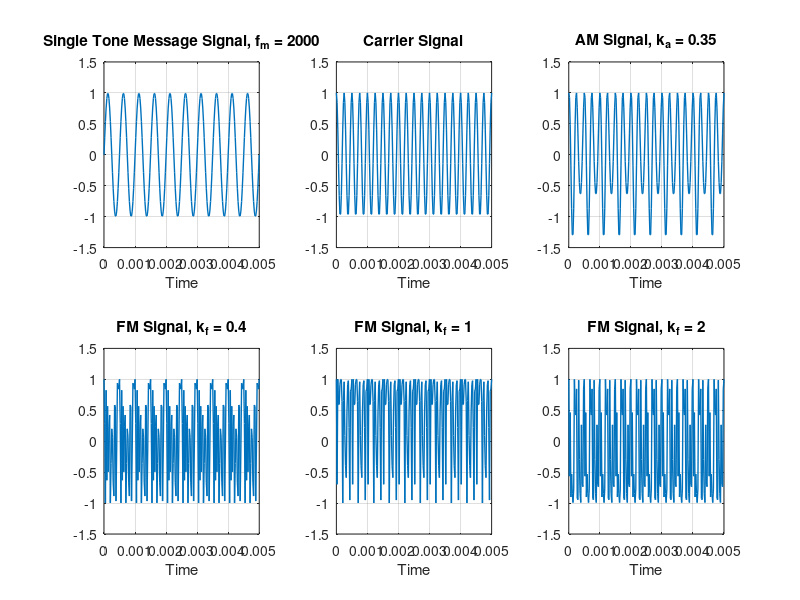
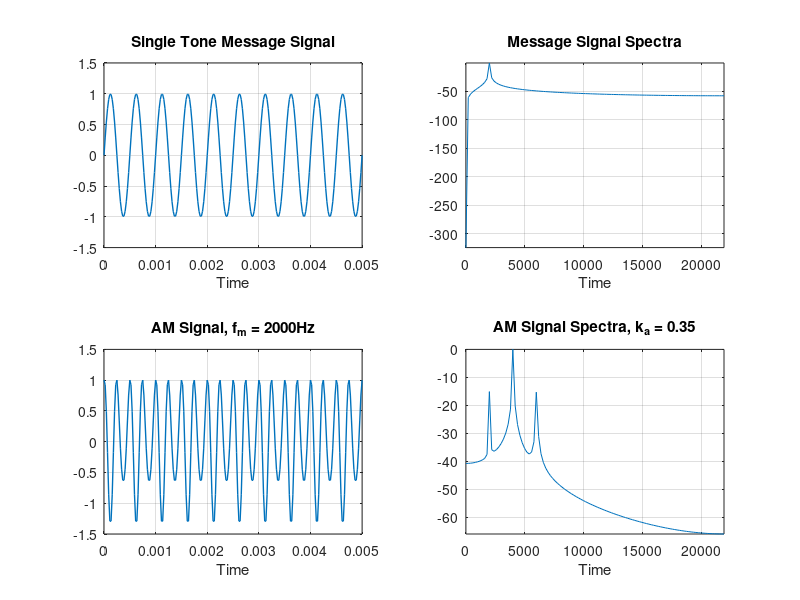
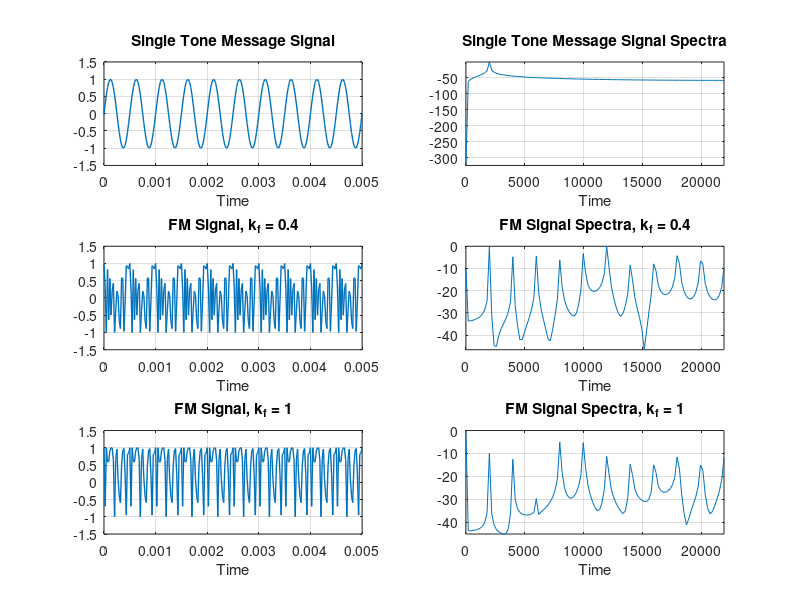
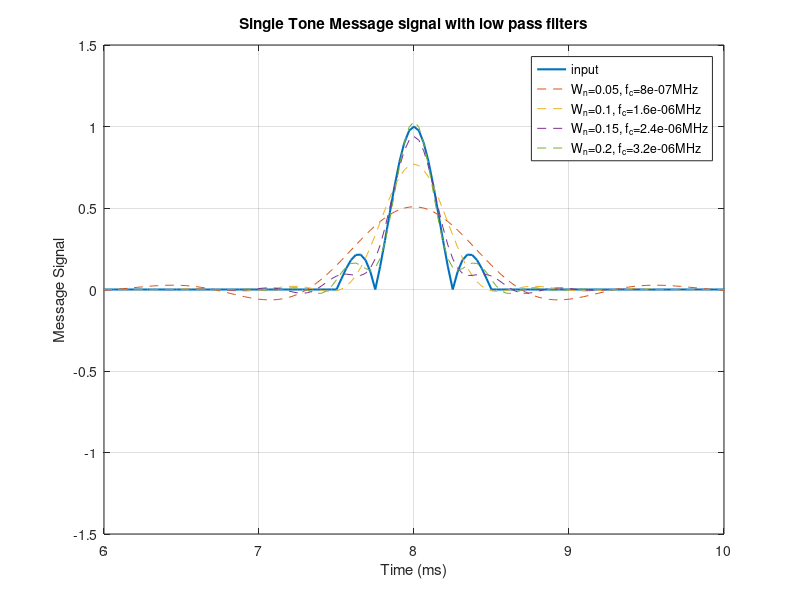

Here is the MATLAB script that generated these plots, in order:
%% Kevin Mahabeer | ECET 480 | Homework 1
clear all; close all; clc;
%% 1.
%{
The minimum carrier frequency is the bandwidth of the message signal.
%}

%% 2.
%{
Generate AM and FM signals (AM index = 0.35 and FM index of 0.4, 1, 2). 
Compare the spectra and obtain the bandwidths in each case. Use a single 
tone signal of 2 KHz. Choose an appropriate carrier frequency. 
[Examples available in notes].
%}

%% 2. Generate Signals
clear; clc; 

fm = 2e3; % message frequency
fc = 2*fm; % carrier frequency
fs = fc+20*fm; % sampling frequency

Ts = 1/fs; % period
t = 0:Ts:0.005; % time vector

% Single tone message signal (fm = 2kHz)
m = sin(2*pi*fm*t);

% Carrier Signal
A0 = 1; % carrier amplitude
c = A0*cos(2*pi*fc*t); 

% Amplitude Modulated Signal
ka = 0.35;
sAM = A0*(1+ka.*m).*cos(2*pi*fc*t);

% Frequency Modulated Signal
% FM index = 0.4
kf1 = 0.4;
sFM1 = A0*cos(2*pi*(fc.*t)+2*pi*kf1*cumsum(m));

% FM index = 1
kf2 = 1;
sFM2 = A0*cos(2*pi*(fc.*t)+2*pi*kf2*cumsum(m));

% FM index = 2
kf3 = 2;
sFM3 = A0*cos(2*pi*(fc.*t)+2*pi*kf3*cumsum(m));

%% 2. Plot signals

% Plot message and carrier signals
figure;
subplot(2,3,1)
plot(t,m,'Linewidth',1)
grid on; xlim([0 t(end)]); ylim([-1.5 1.5]);
xlabel('Time'); %ylabel('Message Signal')
title(['Single Tone Message Signal, f_m = ',num2str(fm)])

subplot(2,3,2)
plot(t,c,'Linewidth',1)
grid on; xlim([0 t(end)]); ylim([-1.5 1.5]);
xlabel('Time'); %ylabel('Carrier Signal')
title('Carrier Signal')

% Plot Amplitude Modulation
subplot(2,3,3)
plot(t,sAM,'Linewidth',1)
grid on; xlim([0 t(end)]); ylim([-1.5 1.5]);
xlabel('Time'); %ylabel('AM Signal')
title(['AM Signal, k_a = ',num2str(ka)])

% 2. Plot Frequency Modulation
subplot(2,3,4)
plot(t,sFM1,'Linewidth',1)
grid on; xlim([0 t(end)]); ylim([-1.5 1.5]);
xlabel('Time'); %ylabel('FM Signal')
title(['FM Signal, k_f = ',num2str(kf1)])

subplot(2,3,5)
plot(t,sFM2,'Linewidth',1)
grid on;  xlim([0 t(end)]); ylim([-1.5 1.5]);
xlabel('Time'); %ylabel('FM Signal')
title(['FM Signal, k_f = ',num2str(kf2)])

subplot(2,3,6)
plot(t,sFM3,'Linewidth',1)
grid on; xlim([0 t(end)]); ylim([-1.5 1.5]);
xlabel('Time'); %ylabel('FM Signal')
title(['FM Signal, k_f = ',num2str(kf3)])

%% 2. Spectrum of message signal

N = length(m); % length of message signal (Same for carrier and AM, FM)
n = 6;
W=[0.05,0.1,0.15,0.2];
Ws = 2.*pi/Ts; % Angular frequency resolution (rad/s)
fMax = 0.5*Ws/(2*pi);
Ww = Ws*(0:N/2.)/N; % Angular frequency (rad/s)
Wf = (1/(2*pi))*Ww;

% Message Spectra
FBm = fft(m); % FFT
FBPm = FBm(1:N/2+1)*Ts;
FBm = FBPm/max(abs(FBPm));

% AM Spectra
FBa = fft(sAM); % FFT
FBPa = FBa(1:N/2+1)*Ts;
FBa = FBPa/max(abs(FBPa));

% FM1 Spectra
FBf1 = fft(sFM1); % FFT
FBPf1 = FBf1(1:N/2+1)*Ts;
FBf1 = FBPf1/max(abs(FBPf1));

% FM2 Spectra
FBf2 = fft(sFM2); % FFT
FBPf2 = FBf2(1:N/2+1)*Ts;
FBf2 = FBPf2/max(abs(FBPf2));

%% Plot signal v. spectrum of message and AM
% Message v. Message Spectra
figure;
subplot(2,2,1)
plot(t,m,'Linewidth',1)
grid on; xlim([0 t(end)]); ylim([-1.5 1.5]);
xlabel('Time'); %ylabel('Message Signal')
title('Single Tone Message Signal')

subplot(2,2,2)
plot(Wf,20*log10(abs(FBm)))
grid on; axis tight; %xlim([0 t(end)]); ylim([-1.5 1.5]);
xlabel('Time'); %ylabel('Message Signal')
title('Single Tone Message Signal Spectra')

% AM v. AM Spectra
subplot(2,2,3)
plot(t,sAM,'Linewidth',1)
grid on; xlim([0 t(end)]); ylim([-1.5 1.5]);
xlabel('Time'); %ylabel('Message Signal')
title(['AM Signal, f_m = ',num2str(fm),'Hz'])

subplot(2,2,2)
plot(Wf,20*log10(abs(FBm)))
grid on; axis tight; %xlim([0 t(end)]); ylim([-1.5 1.5]);
xlabel('Time'); %ylabel('Message Signal')
title('Message Signal Spectra')

% AM v. AM Spectra
subplot(2,2,4)
plot(Wf,20*log10(abs(FBa)))
grid on; axis tight; %xlim([0 t(end)]); ylim([-1.5 1.5]);
xlabel('Time'); %ylabel('Message Signal')
title(['AM Signal Spectra, k_a = ',num2str(ka)])

%% Plot signal v. spectrum of message and FM
% Message v. Message Spectra
figure;
subplot(3,2,1)
plot(t,m,'Linewidth',1)
grid on; xlim([0 t(end)]); ylim([-1.5 1.5]);
xlabel('Time'); %ylabel('Message Signal')
title('Single Tone Message Signal')

subplot(3,2,2)
plot(Wf,20*log10(abs(FBm)))
grid on; axis tight; %xlim([0 t(end)]); ylim([-1.5 1.5]);
xlabel('Time'); %ylabel('Message Signal')
title(['Single Tone Message Signal Spectra'])

% FM v FM Spectra f_k1
subplot(3,2,3)
plot(t,sFM1,'Linewidth',1)
grid on; xlim([0 t(end)]); ylim([-1.5 1.5]);
xlabel('Time'); %ylabel('FM Signal')
title(['FM Signal, k_f = ',num2str(kf1)])

subplot(3,2,4)
plot(Wf,20*log10(abs(FBf1)))
grid on; axis tight; %xlim([0 t(end)]); ylim([-1.5 1.5]);
xlabel('Time'); %ylabel('Message Signal')
title(['FM Signal Spectra, k_f = ',num2str(kf1)])

% FM v FM Spectra f_k2
subplot(3,2,5)
plot(t,sFM2,'Linewidth',1)
grid on; xlim([0 t(end)]); ylim([-1.5 1.5]);
xlabel('Time'); %ylabel('FM Signal')
title(['FM Signal, k_f = ',num2str(kf2)])

subplot(3,2,6)
plot(Wf,20*log10(abs(FBf2)))
grid on; axis tight; %xlim([0 t(end)]); ylim([-1.5 1.5]);
xlabel('Time'); %ylabel('Message Signal')
title(['FM Signal Spectra, k_f = ',num2str(kf2)])


%% 3.a) Low Pass Filter
clear;

n = 6;
W = [0.05, 0.1, 0.15, 0.2];

T = 1; % Pulse duration
fs = 32/T; % sampling frequency
Ts = 1/fs; % sampling period
N = 4096; % Number of points used for N-pt DFT
t = [0:N-1]*Ts; % N time samples

% Message Signal
m = abs(sinc(4.*(t-8*T))).*rectpuls(t-8*T,T);

% Plot original signal 
figure;
plot(t/T,m,'Linewidth',1.5)
grid on; hold on;
xlim([6 10]); ylim([-1.5 1.5]);
title('Single Tone Message signal with low pass filters')
xlabel('Time (ms)'); ylabel('Message Signal');

% Plot filtered signals
for k = 1:4
    [B,A] = butter(n,W(k));
    mOut = filtfilt(B,A,m);
    plot(t/T,mOut,'--')
    grid on; hold on;
    xlim([6 10]);
    ylim([-1.5 1.5]);
end

legend('input',...
    ['W_n=',num2str(W(1)),', f_c=',num2str(W(1)*fs*1e-6/2),'MHz'],... 
    ['W_n=',num2str(W(2)),', f_c=',num2str(W(2)*fs*1e-6/2),'MHz'],... 
    ['W_n=',num2str(W(3)),', f_c=',num2str(W(3)*fs*1e-6/2),'MHz'],... 
    ['W_n=',num2str(W(4)),', f_c=',num2str(W(4)*fs*1e-6/2),'MHz'],... 
    'location','best');

hold off;

%% 3.b) Modulation

T = 1e-3; % pulse duration
fm = 1/T;
f0 = 10/T; 
fs = 32/T; %sampling rate
Ts = 1/fs; % sampling interval

% Carrier Signal
A0 = 1;
c = A0*cos(2*pi*f0*t);

% Amplitude Modulated Signal
ka = 0.35;
sAM = A0*(1+ka.*m).*cos(2*pi*f0*t);

% Frequency Modulated Signal
kf = 0.7;
sFM4 = A0*cos(2*pi*(f0.*t)+2*pi*kf*cumsum(m));

% Plot signals
figure;
subplot(2,2,1)
plot(t,m,'Linewidth',2)
grid on; xlim([7 9]); ylim([-1.5 1.5]);
xlabel('Time'); ylabel('Message Signal')
title('Message Signal')

subplot(2,2,2)
plot(t,c,'Linewidth',1)
grid on; xlim([7 9]); ylim([-1.5 1.5]);
xlabel('Time'); ylabel('Carrier Signal')
title('Carrier Signal')

subplot(2,2,3)
plot(t,sAM,'Linewidth',1)
grid on; xlim([7 9]); ylim([-1.5 1.5]);
xlabel('Time'); ylabel('AM Signal')
title('AM Signal')

subplot(2,2,4)
plot(t,sFM4,'Linewidth',1)
grid on; xlim([7 9]); ylim([-1.5 1.5]);
xlabel('Time'); ylabel('FM Signal')
title('FM Signal')

%% 3.b) Spectrum (no noise)
N = length(m); % length of message signal (Same for carrier and AM, FM)

n = 6;
W = [0.05,0.1,0.15,0.2];
Ws = 2.*pi/Ts; % Angular frequency resolution (rad/s)
fMax = 0.5*Ws/(2*pi);
Ww = Ws*(0:N/2.)/N; % Angular frequency (rad/s)
Wf = (1/(2*pi))*Ww;

% Message Spectra
FBm = fft(m); % FFT
FBPm = FBm(1:N/2+1)*Ts;
FBm = FBPm/max(abs(FBPm));

% Carrier Spectra
FBc = fft(c); % FFT
FBPc = FBc(1:N/2+1)*Ts;
FBc = FBPc/max(abs(FBPc));

% AM Spectra
FBa = fft(sAM); % FFT
FBPa = FBa(1:N/2+1)*Ts;
FBa = FBPa/max(abs(FBPa));

% FM1 Spectra
FBf1 = fft(sFM4); % FFT
FBPf1 = FBf1(1:N/2+1)*Ts;
FBf1 = FBPf1/max(abs(FBPf1));

%% 3.b) Plot (no noise)

figure;
subplot(2,2,1)
plot(Wf,20*log10(abs(FBm)))
grid on; axis tight; %xlim([0 t(end)]); ylim([-1.5 1.5]);
xlabel('Time'); %ylabel('Message Signal')
title('Message Signal Spectra')

subplot(2,2,2)
plot(Wf,20*log10(abs(FBc)))
grid on; axis tight; %xlim([0 t(end)]); ylim([-1.5 1.5]);
xlabel('Time'); %ylabel('Message Signal')
title('Carrier Signal Spectra')

subplot(2,2,3)
plot(Wf,20*log10(abs(FBa)))
grid on; axis tight; %xlim([0 t(end)]); ylim([-1.5 1.5]);
xlabel('Time'); %ylabel('Message Signal')
title(['AM Signal Spectra, k_a = ',num2str(ka)])

subplot(2,2,4)
plot(Wf,20*log10(abs(FBf1)))
grid on; axis tight; %xlim([0 t(end)]); ylim([-1.5 1.5]);
xlabel('Time'); %ylabel('Message Signal')
title(['FM Signal Spectra, k_f = ',num2str(kf)])

%% 3.b) Demodulation (no noise)

figure;
subplot(221)
plot(t,m,'Linewidth',2)
grid on; xlim([7 9]); ylim([-1.5 1.5]);
xlabel('Time'); ylabel('Message Signal')
title('Original Signal')

subplot(222)
demodAM = 6*(sAM.*cos(t*f0));
[B,A] = butter(20, .422, 'low');
filteredAM = filtfilt(B,A,demodAM);
plot(t,filteredAM,'Linewidth',2)
grid on; xlim([7 9]); ylim([-1.5 1.5]);
xlabel('Time'); ylabel('Message Signal')
title('Detected AM signal')

subplot(223)
der = [0, diff(sFM4)];
envelopFM = 2*abs(der);
[B,A] = butter(25, .7, 'low');
filteredFM = filtfilt(B,A,envelopFM);
plot(t,filteredFM,'Linewidth',2)
grid on; xlim([7 9]); ylim([-1.5 1.5]);
xlabel('Time'); ylabel('Message Signal')
title({'Detected FM signal','(Differentiator)'})

subplot(224)
hill = hilbert(sFM4);
rHill = unwrap(angle(hill.*exp(1i*2*pi*f0*t)));
rHill = [0, diff(rHill)];
[B,A] = butter(25, .7, 'low');
filteredHillFM = filtfilt(B,A,rHill);
plot(t,filteredHillFM,'Linewidth',2)
grid on; xlim([7 9]); ylim([-1.5 1.5]);
xlabel('Time'); ylabel('Message Signal')
title({'Detected FM signal','(using pre-envelope)'})

%% 3.b) Adding noise
clear;

n = 6;
W = [0.05, 0.1, 0.15, 0.2];

T = 1; % Pulse duration
fs = 32/T; % sampling frequency
Ts = 1/fs; % sampling period
N = 4096; % Number of points used for N-pt DFT

t = [0:N-1]*Ts; % N time samples

m = abs(sinc(4.*(t-8*T))).*(rectpuls(t-8*T,T)+0.2*randn(1,N));

T = 1e-3; % pulse duration
% fm = 1/T;
f0 = 10/T;
fs = 32/T; %sampling rate
Ts = 1/fs; % sampling interval

% Carrier Signal
A0 = 1;
c = A0*cos(2*pi*f0*t);

% Amplitude Modulated Signal
ka = 0.35;
sAM = A0*(1+ka.*m).*cos(2*pi*f0*t);

% Frequency Modulated Signal
kf = 0.7;
sFM4 = A0*cos(2*pi*(f0.*t)+2*pi*kf*cumsum(m));

figure;
subplot(2,2,1)
plot(t,m,'Linewidth',2)
grid on; xlim([7 9]); ylim([-1.5 1.5]);
xlabel('Time'); ylabel('Message Signal')
title('Message Signal')

subplot(2,2,2)
plot(t,c,'Linewidth',1.5)
grid on; xlim([7 9]); ylim([-1.5 1.5]);
xlabel('Time'); ylabel('Carrier Signal')
title('Carrier Signal')

subplot(2,2,3)
plot(t,sAM,'Linewidth',1.5)
grid on; xlim([7 9]); ylim([-1.5 1.5]);
xlabel('Time'); ylabel('AM Signal')
title('AM Signal')

subplot(2,2,4)
plot(t,sFM4,'Linewidth',0.25)
grid on; xlim([7 9]); ylim([-1.5 1.5]);
xlabel('Time'); ylabel('FM Signal')
title('FM Signal')

%% Demodulate Signal With Noise

figure;
subplot(221)
plot(t,m,'Linewidth',2)
grid on; xlim([7 9]); ylim([-1.5 1.5]);
xlabel('Time'); ylabel('Message Signal')
title('Input Signal')

subplot(222)
demodAM = 6*(sAM.*cos(t*f0));
[B,A] = butter(20, .422, 'low');
filteredAM = filtfilt(B,A,demodAM);
plot(t,filteredAM,'Linewidth',2)
grid on; xlim([7 9]); ylim([-1.5 1.5]);
xlabel('Time'); ylabel('Message Signal')
title('Detected AM Signal')

subplot(223)
der = [0, diff(sFM4)];
envelopFM = 2*abs(der);
[B,A] = butter(25, .7, 'low');
filteredFM = filtfilt(B,A,envelopFM);
plot(t,filteredFM,'Linewidth',2)
grid on; xlim([7 9]); ylim([-1.5 1.5]);
xlabel('Time'); ylabel('Message Signal')
title({'Detected FM signal','(Differentiator)'})

subplot(224)
hill = hilbert(sFM4);
rHill = unwrap(angle(hill.*exp(1i*2*pi*f0*t)));
rHill = [0, diff(rHill)];
[B,A] = butter(25, .7, 'low');
filteredHillFM = filtfilt(B,A,rHill);
plot(t,filteredHillFM,'Linewidth',2)
grid on; xlim([7 9]); ylim([-1.5 1.5]);
xlabel('Time'); ylabel('Message Signal')
title({'Detected FM signal','(using pre-envelope)'})


